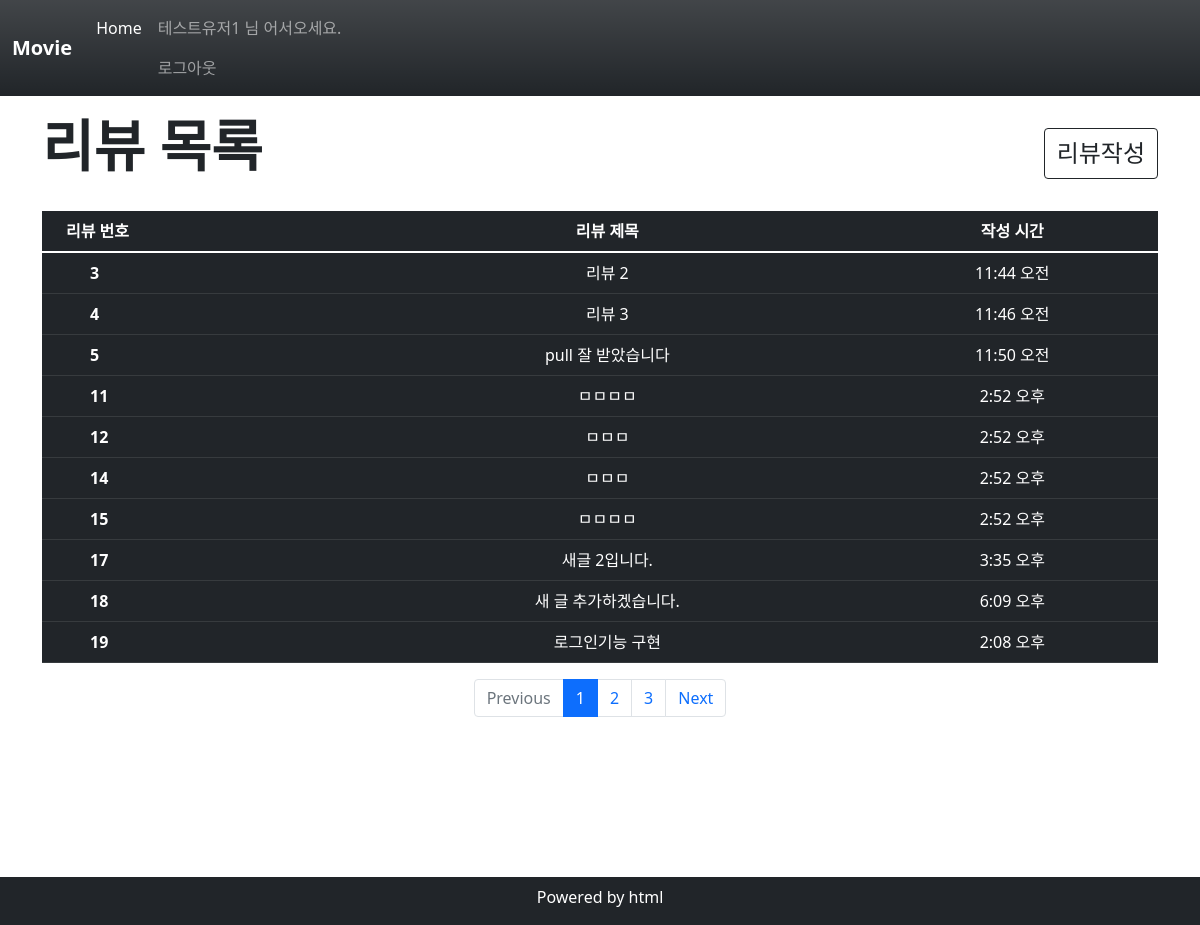
The page / (signed in) on the database its author committed.
### review/models.py (models this page shows)
class Review(models.Model):
    title = models.CharField(max_length=80)
    content = models.TextField()
    created_at = models.DateTimeField(auto_now_add=True)
    updated_at = models.DateTimeField(auto_now_add=True)

### review/views.py (the view)
# urls.py: path("", views.index, name="index"),
def index(request):
    review = Review.objects.all()
    context = {
        "reviews": review,
    }
    return render(request, "review/index.html", context)

### review/templates/review/index.html
{% extends 'base.html' %}
{% block content %}
<article class="container">
  <div class="d-flex justify-content-between my-3">
    <h1 class="fw-bold mb-3 display-4">리뷰 목록</h1>
    <a href="{% url 'review:new' %}" class="btn btn-outline-dark my-3 fs-4">
      리뷰작성
    </a>
  </div>
  <table class=" table table-dark table-hover text-center">
    <thead>
      <tr>
        <th scope="col" class="text-start ps-4">리뷰 번호</th>
        <th scope="col">리뷰 제목</th>
        <th scope="col">작성 시간</th>
      </tr>
    </thead>
    <tbody>
      {% for review in reviews %}
      <tr>
        <th scope="row" class="text-start ps-5">{{ review.pk }}</th>
        <td><a href="{% url 'review:detail' review.pk %}" class="text-decoration-none text-white">{{ review.title }}</a>
        </td>
        <td>{{ review.created_at| date:'P' }}</td>
      </tr>
      {% endfor %}
    </tbody>
  </table>
</article>
<nav aria-label="..." class="d-flex justify-content-center">
  <ul class="pagination">
    <li class="page-item disabled">
      <a class="page-link">Previous</a>
    </li>
    <li class="page-item active" aria-current="page">
      <a class="page-link" href="#">1</a>
    <li class="page-item"><a class="page-link" href="#">2</a></li>
    </li>
    <li class="page-item"><a class="page-link" href="#">3</a></li>
    <li class="page-item">
      <a class="page-link" href="#">Next</a>
    </li>
  </ul>
</nav>
{% endblock %}

### rows shown on the page
Review: pk "3", title "리뷰 2", created_at "11:44 오전"
Review: pk "4", title "리뷰 3", created_at "11:46 오전"
Review: pk "5", title "pull 잘 받았습니다", created_at "11:50 오전"
Review: pk "11", title "ㅁㅁㅁㅁ", created_at "2:52 오후"
Review: pk "12", title "ㅁㅁㅁ", created_at "2:52 오후"
Review: pk "14", title "ㅁㅁㅁ", created_at "2:52 오후"
Review: pk "15", title "ㅁㅁㅁㅁ", created_at "2:52 오후"
Review: pk "17", title "새글 2입니다.", created_at "3:35 오후"
Review: pk "18", title "새 글 추가하겠습니다.", created_at "6:09 오후"
Review: pk "19", title "로그인기능 구현", created_at "2:08 오후"

### other values the page prints
{{ request.session.name }} "테스트유저1"
